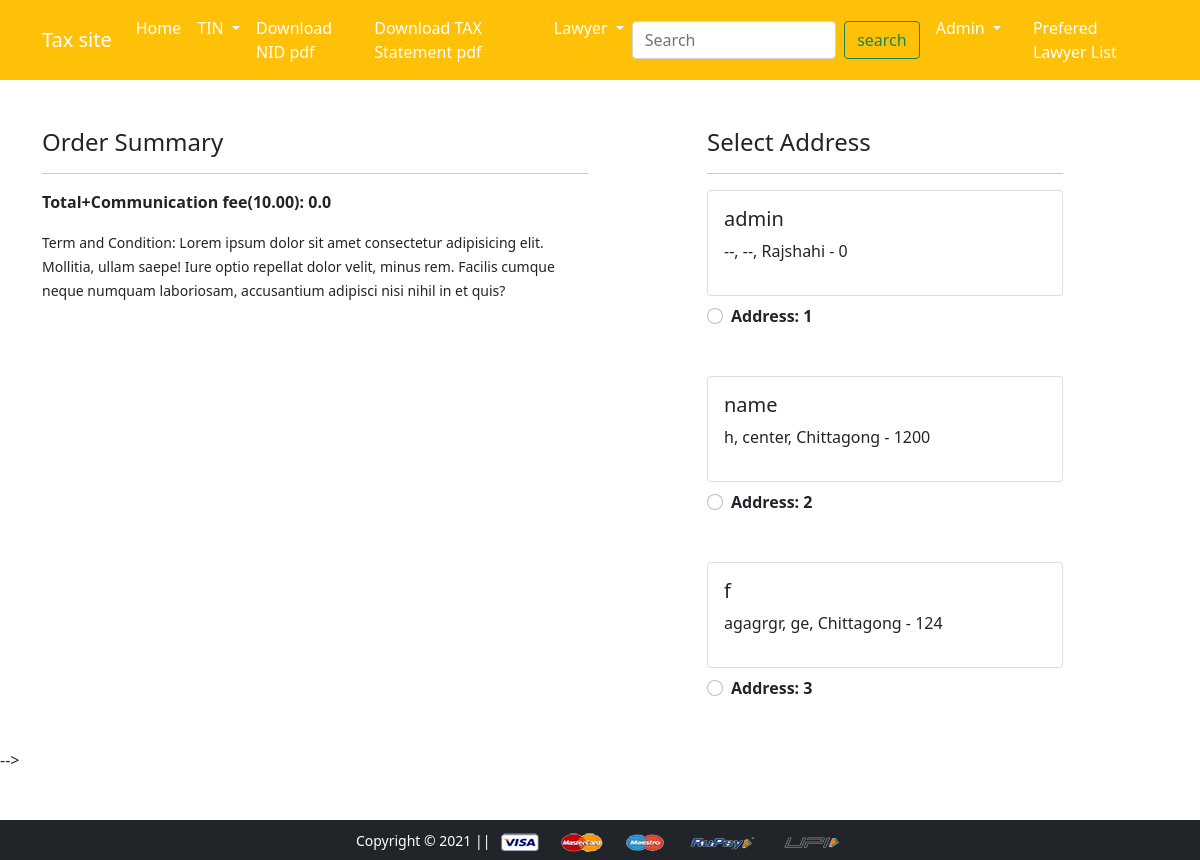
/checkout/ (signed in), run on an earlier commit of the app's database.
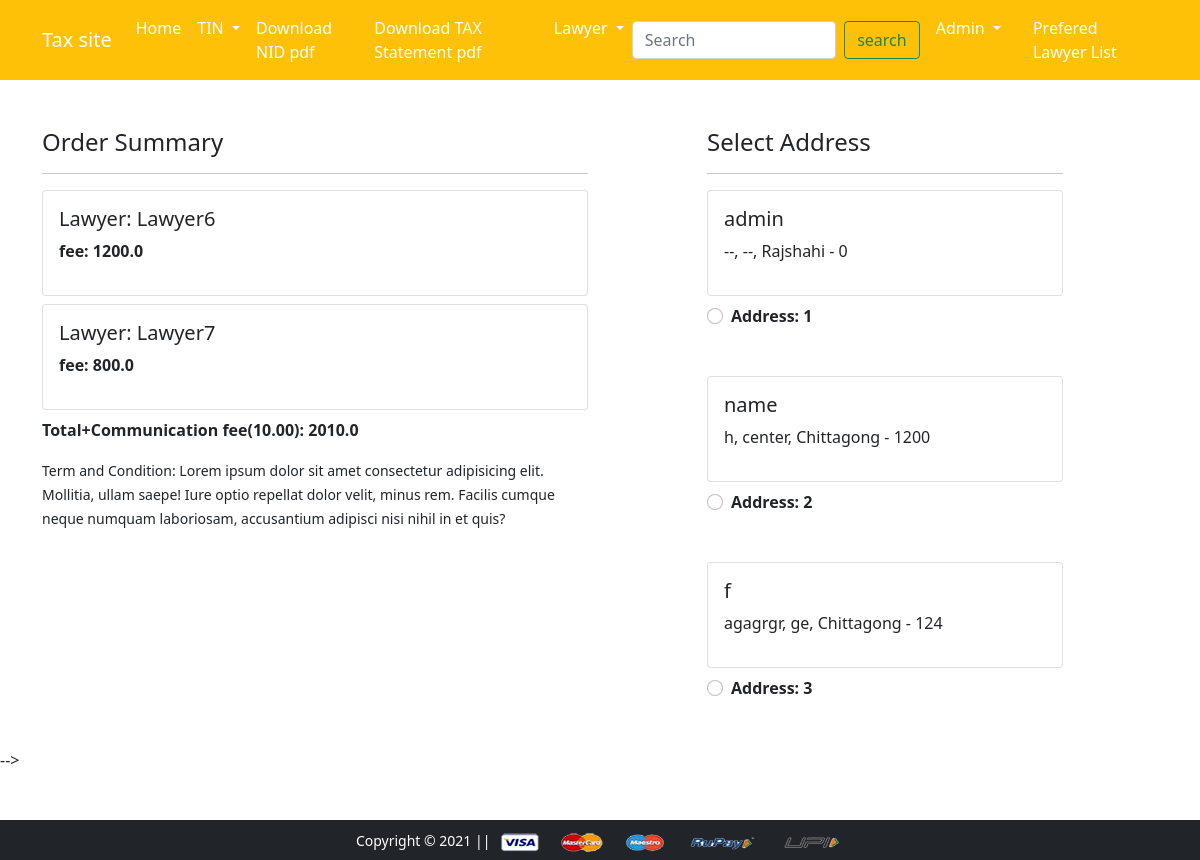
And on a later commit of the database.
### app/models.py (models this page shows, shortened)
class Customer(models.Model):
    user = models.ForeignKey(User, on_delete=models.CASCADE)
    name = models.CharField(max_length=200)
    locality = models.CharField(max_length=200)
    city = models.CharField(max_length=50)
    zipcode = models.IntegerField()
    state = models.CharField(choices=STATE_CHOICES, max_length=50)

class Cart(models.Model):
    user = models.ForeignKey(User, on_delete=models.CASCADE)
    product = models.ForeignKey(Product, on_delete=models.CASCADE)
    quantity = models.PositiveIntegerField(default=1)
    @property
    def total_cost(self):
        return self.quantity * self.product.discounted_price

class Product(models.Model):
    title = models.CharField(max_length=100)
    fee = models.FloatField()
    discounted_price = models.FloatField()
    description = models.TextField()
    school = models.CharField(max_length=100)
    category = models.CharField(choices=CATEGORY_CHOICES, max_length=2)
    lawyer_image = models.ImageField(upload_to='productimg')

### app/views.py (the view)
# urls.py: path('checkout/', views.checkout, name='checkout'),
def checkout(request):
 user = request.user
 add = Customer.objects.filter(user=user)
 cart_items = Cart.objects.filter(user=user)
 amount = 0.0
 shipping_amount = 10.0
 totalamount = 0.0
 cart_product = [p for p in Cart.objects.all() if p.user == request.user]
 if cart_product:
  for p in cart_product:
   tempamount = (p.quantity * p.product.discounted_price)
   amount += tempamount
  totalamount = amount + shipping_amount
 return render(request, 'app/checkout.html', {'add':add, 'totalamount':totalamount, 'cart_items':cart_items})

### app/templates/app/checkout.html (shortened to what this page needs)
{% extends 'app/base.html' %}
{% load static %}
{% block main-content %}
<div class="container">
 <div class="row mt-5">
  <div class="col-sm-6">
    <h4>Order Summary</h4>
    <hr>
    {% for item in cart_items %}
      <div class="card mb-2">
        <div class="card-body">
          <h5>Lawyer: {{item.product.title}}</h5>
          <p class="fw-bold">fee: {{item.total_cost}}</p>
        </div>
      </div>
    {% endfor %}
    <p class="fw-bold">Total+Communication fee(10.00): {{totalamount}}</p>
    <small>Term and Condition: Lorem ipsum dolor sit amet consectetur adipisicing elit. Mollitia, ullam saepe! Iure optio repellat dolor velit, minus rem. Facilis cumque neque numquam laboriosam, accusantium adipisci nisi nihil in et quis?</small>
  </div>
  <div class="col-sm-4 offset-sm-1">
    <h4>Select Address</h4>
    <hr>
    <form action="/paymentdone">
      {% for ad in add %}
        <div class="card">
          <div class="card-body">
          <h5>{{ad.name}}</h5>
          <p>{{ad.locality}}, {{ad.city}}, {{ad.state}} - {{ad.zipcode}}</p>
          </div>
        </div>
          <div class="form-check mt-2 mb-5">
            <input class="form-check-input" type="radio" name="custid" id="custadd{{forloop.counter}}" value="{{ad.id}}">
            <label class="form-check-label fw-bold" for="custadd{{forloop.counter}}">
              Address: {{forloop.counter}} </label>
          </div>
        {% endfor %}
      </form>
    </div>
  </div>
</div>
{% endblock main-content %}

What changed in the data, as far as the page shows it:
added Cart: product "Lawyer6", total_cost "1200.0"
added Cart: product "Lawyer7", total_cost "800.0"
Also different on the page:
{{ totalamount }}: "0.0" → "2010.0"
